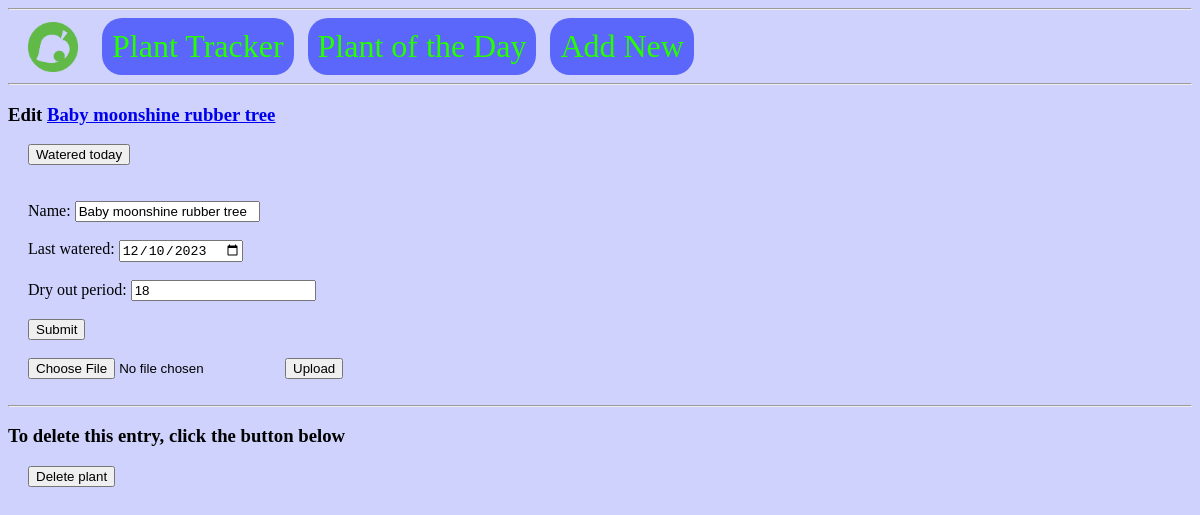
The app's page /Baby moonshine rubber tree/edit/, older data.
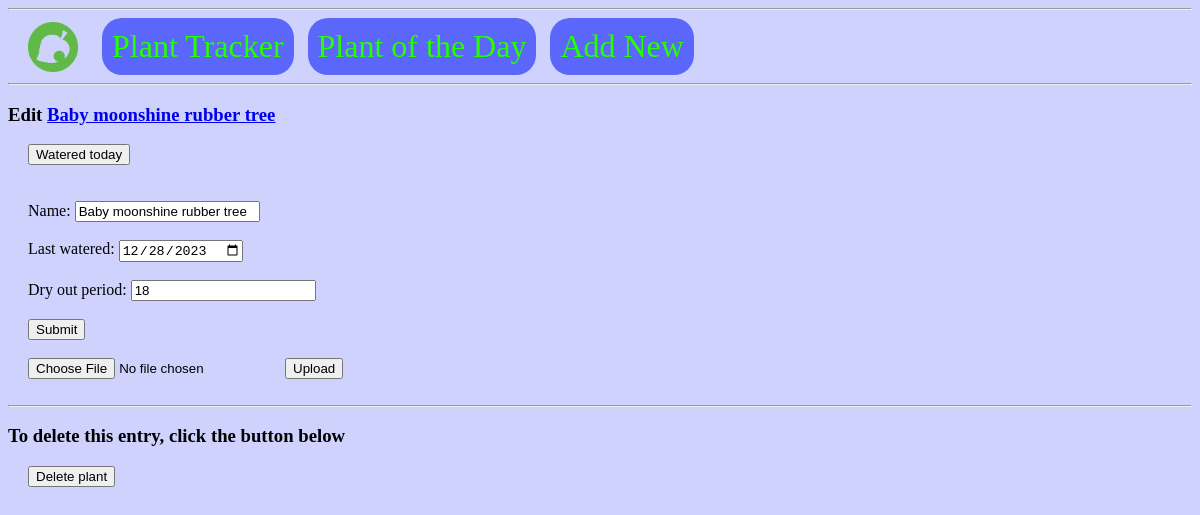
The same page, newer data.
### tables this page shows
CREATE TABLE plants (
	id INTEGER PRIMARY KEY AUTOINCREMENT,
	name TEXT NOT NULL,
	lastWatered DATE NOT NULL,
	dryOut INTEGER NOT NULL
, remaining TINYINT);

### homeAsst.py (the view, shortened to what this page needs)
@app.route('/<string:plantName>/edit/', methods=('GET', 'POST'))
def edit(plantName):
	plant = get_plant(plantName)
	print(plant)
	return render_template('edit.html', plant=plant)

### homeAsst.py (called while the page is built)
def get_db_connection():
	conn = sqlite3.connect('database.db')
	conn.row_factory = sqlite3.Row
	return conn

def get_plant(plantName):
	conn = get_db_connection()
	plant = conn.execute('SELECT * FROM plants WHERE name = ?', (plantName,)).fetchone()
	conn.close()
	return plant

### templates/edit.html
{% extends 'base.html' %}
{% block content %}
	<h3>Edit <a href="{{ url_for('viewPics', plantName=plant['name']) }}">{{ plant['name'] }}</a></h3>
        <form action="{{ url_for('wateredToday', plantName=plant['name']) }}" method="POST", class="edit">
                <input type="submit" value="Watered today"
                        onclick="return confirm('Watered today?')">
	</form>
	<br>
	<form method="post", class="edit", enctype=multipart/form-data>
		<br>
		<label for="name">Name: </label>
		<input type="text" name="name"
			value="{{ request.form['name'] or plant['name'] }}"></input>
		<br>
		<br>
		<label for="lastWatered">Last watered: </label>
		<input type="date" name="lastWatered"
			value="{{ request.form['lastWatered'] or plant['lastWatered'] }}"></input>
		<br>
		<br>
		<label for="dryOut">Dry out period: </label>
		<input type="text" name="dryOut"
			value="{{ request.form['dryOut'] or plant['dryOut'] }}"></input>
		<br>
		<br>
		<button type="submit">Submit</button>
		<br>
		<br>
		<input type=file name=file>
		<input type=submit value=Upload>
	</form>
	<br>
	<hr>
	<h3>To delete this entry, click the button below</h3>
	<form action="{{ url_for('delete', plantName=plant['name']) }}" method="POST", class="edit">
		<input type="submit" value="Delete plant"
			onclick="return confirm('Are you sure you want to delete this plant?')">
	</form>
{% endblock %}

### templates/base.html (shortened to what this page needs)
<!DOCTYPE html>
<html lang="en">
<head>
	<link rel="stylesheet" type="text/css" href="{{ url_for('static', filename='styles.css') }}" />
</head>
<body class="body">
	<hr>
	<nav>
		<a href="{{ url_for('index') }}"> <img class="logo" src="{{ url_for('static', filename='nook.png') }}"></a>
		<a href="{{ url_for('plantTracker') }}" class="mainNav">Plant Tracker</a>
		<a href="{{ url_for('pod') }}" class="mainNav"> Plant of the Day </a>
		<a href="{{ url_for('addNew') }}" class="mainNav">Add New</a>
	</nav>
	<hr>
	<div class="content">
		{% block content %} {% endblock %}
	</div>
</body>
</html>

### static/styles.css (style rules this page uses)
a.mainNav { color: #25FF00; font-size: 2em; display: inline-block; vertical-align: middle; margin-left: 10px; margin-top: 0px; margin-bottom: 0px; text-decoration: none; background-color: #5A67FA; padding: 10px 10px 10px 10px; border-radius: 20px; }
body.body { background-color: #CED2FC; }
.logo { width: 50px; display: inline-block; vertical-align: middle; margin-left: 20px; margin-right: 10px; margin-top: 0px; margin-bottom: 0px; }
form.edit { margin-left: 20px; }

Row changes from the older to the newer data that the page shows:
changed plants "Baby moonshine rubber tree": lastWatered "12/10/2023" → "12/28/2023"
